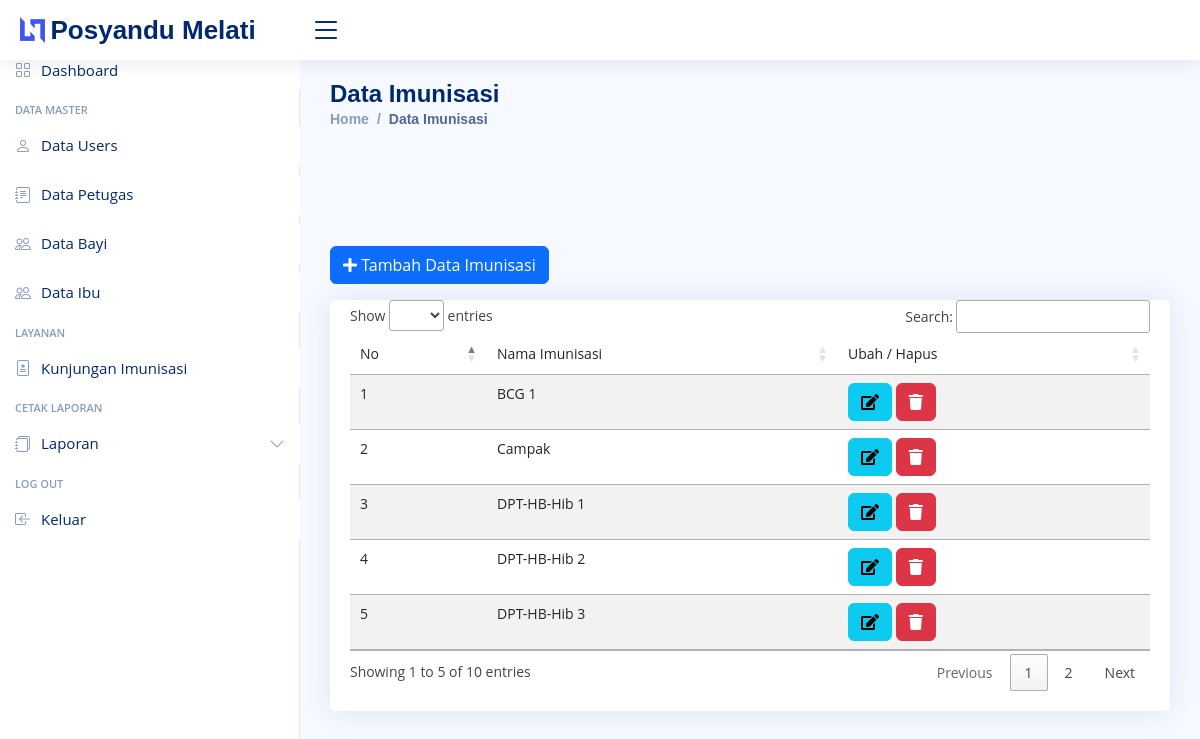
Page /index.php/admin/imunisasi on the committed database.
### tables this page shows
CREATE TABLE `imunisasi` (
  `id_imunisasi` int(11) NOT NULL,
  `nama_imunisasi` varchar(80) NOT NULL
);

### application/controllers/admin/imunisasi.php (called while the page is built, shortened)
<?php
class imunisasi extends CI_Controller {
	public function __construct()
	{
		$this->load->model('imunisasi_m');
		$this->load->library('form_validation');
	}
	public function index()
	{
		$data['title'] = 'Data Imunisasi';
		$data['imunisasi'] = $this->imunisasi_m->get('imunisasi')->result_array();
		$this->form_validation->set_rules('nama', 'Nama imunisasi', 'required|trim');
		if($this->form_validation->run() == FALSE) {
			$this->load->view('layout/header', $data);
			$this->load->view('layout/sidebar');
			$this->load->view('admin/imunisasi/index');
			$this->load->view('layout/footer');
		}
	}
}

### index.php (called while the page is built, shortened)
<?php
require_once BASEPATH.'core/CodeIgniter.php';

### application/models/imunisasi_m.php (called while the page is built, shortened)
<?php
class imunisasi_m extends CI_Model {
	public function get($table)
	{
		$this->db->order_by('nama_imunisasi', 'ASC');
		return $this->db->get($table);
	}
}

### application/views/admin/imunisasi/index.php (the view, shortened to what this page needs)
<main id="main" class="main">
    <div class="row mb-2">
        <div class="col-md-6">
            <button type="button" class="btn btn-primary mb-2" data-toggle="modal" data-target="#formModalimunisasi">
                <i class="fas fa-plus"></i> Tambah Data Imunisasi
            </button>
        </div>
    </div>
    <div class="card">
        <div class="card-body">
            <div class="row">
                <div class="col-md">
                    <div class="table-responsive">
                        <table class="table table-striped" id="datatables">
                            <thead>
                                <tr>
                                    <td>No</td>
                                    <td>Nama Imunisasi</td>
                                    <td>Ubah / Hapus </td>
                                </tr>
                            </thead>
                            <tbody>
                                <?php $no = 1; foreach($imunisasi as $u) : ?>
                                <tr>
                                    <td><?= $no++; ?></td>
                                    <td><?= $u['nama_imunisasi']; ?></td>
                                    <td>
                                        <a href="<?= base_url('admin/imunisasi/ubah/') . $u['id_imunisasi']; ?>"
                                            class="btn btn-info"><i class="fas fa-edit"></i></a>
                                        <a href="<?= base_url('admin/imunisasi/hapus/') . $u['id_imunisasi']; ?>"
                                            class="btn btn-danger" onclick="return confirm('Yakin Hapus ?')"><i
                                                class="fas fa-trash"></i></a>
                                    </td>
                                </tr>
                                <?php endforeach; ?>
                            </tbody>
                        </table>
                    </div>
                </div>
            </div>
        </div>
    </div>
</main>

### assets/css/dashboard.css (style rules this page uses)
body { font-size: .875rem; }

### assets/nice/assets/css/style.css (style rules this page uses)
:root { scroll-behavior: smooth; }
body { font-family: "Open Sans", sans-serif; background: #f6f9ff; color: #444444; }
a { color: #4154f1; text-decoration: none; }
#main { margin-top: 60px; padding: 20px 30px; transition: all 0.3s; }
.card { margin-bottom: 30px; border: none; border-radius: 5px; box-shadow: 0px 0 30px rgba(1, 41, 112, 0.1); }
.card-body { padding: 0 20px 20px 20px; }
@media (min-width: 1200px) { #main, #footer { margin-left: 300px; } }

### rows in the picture
imunisasi: nama_imunisasi "BCG 1"
imunisasi: nama_imunisasi "Campak"
imunisasi: nama_imunisasi "DPT-HB-Hib 1"
imunisasi: nama_imunisasi "DPT-HB-Hib 2"
imunisasi: nama_imunisasi "DPT-HB-Hib 3"

### other values in the picture
$title "Data Imunisasi"
